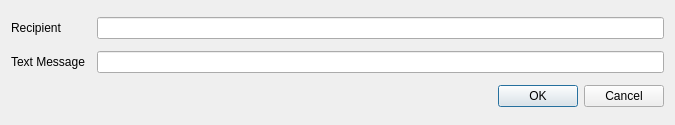
<?xml version="1.0" encoding="UTF-8"?>
<ui version="4.0">
 <class>SendSMSForm</class>
 <widget class="QDialog" name="SendSMSForm">
  <property name="geometry">
   <rect>
    <x>0</x>
    <y>0</y>
    <width>675</width>
    <height>125</height>
   </rect>
  </property>
  <property name="minimumSize">
   <size>
    <width>0</width>
    <height>125</height>
   </size>
  </property>
  <property name="maximumSize">
   <size>
    <width>16777215</width>
    <height>125</height>
   </size>
  </property>
  <property name="windowTitle">
   <string>Contact Manager - Send SMS</string>
  </property>
  <layout class="QVBoxLayout" name="verticalLayout">
   <item>
    <layout class="QHBoxLayout" name="horizontalLayout_2">
     <item>
      <widget class="QLabel" name="label_2">
       <property name="minimumSize">
        <size>
         <width>80</width>
         <height>0</height>
        </size>
       </property>
       <property name="text">
        <string>Recipient</string>
       </property>
      </widget>
     </item>
     <item>
      <widget class="SafeLineEdit" name="recipientText">
       <property name="accessibleName">
        <string>SMS Recipient</string>
       </property>
      </widget>
     </item>
    </layout>
   </item>
   <item>
    <layout class="QHBoxLayout" name="horizontalLayout">
     <item>
      <widget class="QLabel" name="label">
       <property name="minimumSize">
        <size>
         <width>80</width>
         <height>0</height>
        </size>
       </property>
       <property name="text">
        <string>Text Message</string>
       </property>
      </widget>
     </item>
     <item>
      <widget class="SafeLineEdit" name="messageText">
       <property name="accessibleName">
        <string>Text Message</string>
       </property>
      </widget>
     </item>
    </layout>
   </item>
   <item>
    <widget class="QDialogButtonBox" name="buttonBox">
     <property name="orientation">
      <enum>Qt::Horizontal</enum>
     </property>
     <property name="standardButtons">
      <set>QDialogButtonBox::Cancel|QDialogButtonBox::Ok</set>
     </property>
    </widget>
   </item>
  </layout>
 </widget>
 <customwidgets>
  <customwidget>
   <class>SafeLineEdit</class>
   <extends>QLineEdit</extends>
   <header>../Lib/safelineedit.h</header>
  </customwidget>
 </customwidgets>
 <resources/>
 <connections>
  <connection>
   <sender>buttonBox</sender>
   <signal>accepted()</signal>
   <receiver>SendSMSForm</receiver>
   <slot>accept()</slot>
   <hints>
    <hint type="sourcelabel">
     <x>248</x>
     <y>254</y>
    </hint>
    <hint type="destinationlabel">
     <x>157</x>
     <y>274</y>
    </hint>
   </hints>
  </connection>
  <connection>
   <sender>buttonBox</sender>
   <signal>rejected()</signal>
   <receiver>SendSMSForm</receiver>
   <slot>reject()</slot>
   <hints>
    <hint type="sourcelabel">
     <x>316</x>
     <y>260</y>
    </hint>
    <hint type="destinationlabel">
     <x>286</x>
     <y>274</y>
    </hint>
   </hints>
  </connection>
 </connections>
</ui>
